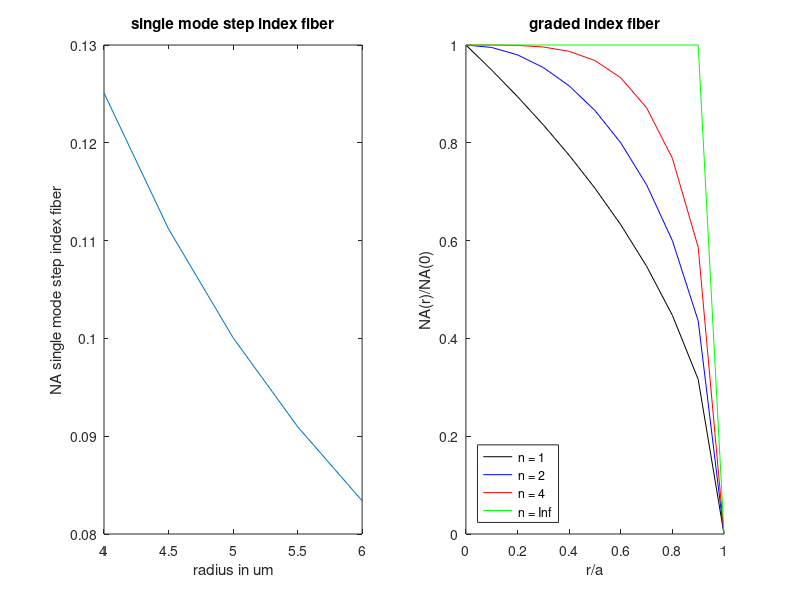

This chart was generated by the following MATLAB code:
C = ['k','b','r','g'];
n1 = 1.480;
v1 = 2.4;
W = 1.31e-6;
d1 = [8:12];
r1 = d1/2;
cons = v1*W/(2*pi*1e-6);
NA = r1.^(-1).*cons

subplot(1, 2, 1);
plot(r1,NA)
title('single mode step index fiber')
xlabel('radius in um') 
ylabel('NA single mode step index fiber') 
n2 = 1.460;
alpha = [1,2,4,Inf];
a = 1e-6;
r = [0:0.1:1];
d = (n1 - n2)/n1;
rat = r.*(1e-6/a);

subplot(1, 2, 2);
hold on
NAnorm = zeros(4,11)
for i = 1:length(alpha);
    NA0 = n1*sqrt(2*d);
    NAg = NA0*sqrt(1-(rat).^alpha(i));
    disp("for alpha = "+alpha(i))
    NAnj = NAg/NA0
    NAnorm(i,:) = NAnj;
    plot(rat,NAnj,'color',C(i))
end

title('graded index fiber')
xlabel('r/a') 
ylabel('NA(r)/NA(0)')
legend({'n = 1','n = 2','n = 4','n = Inf'},'Location','southwest')